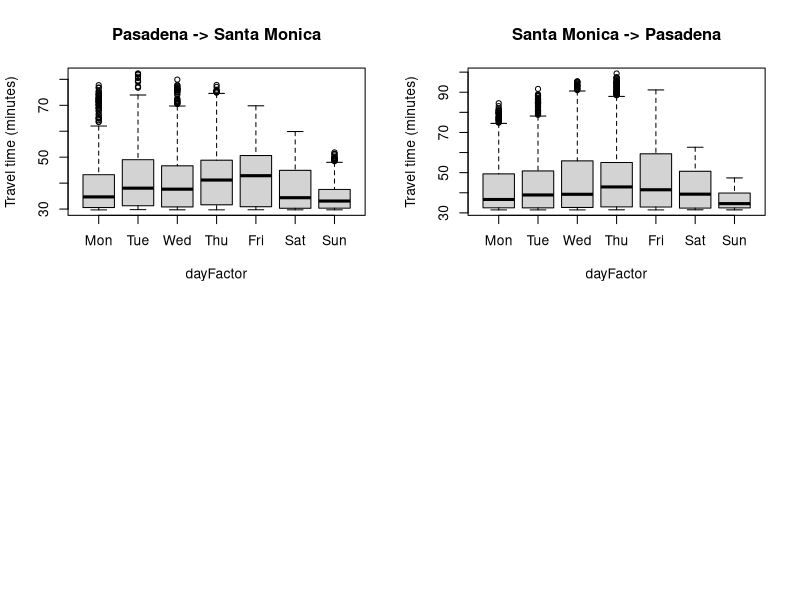
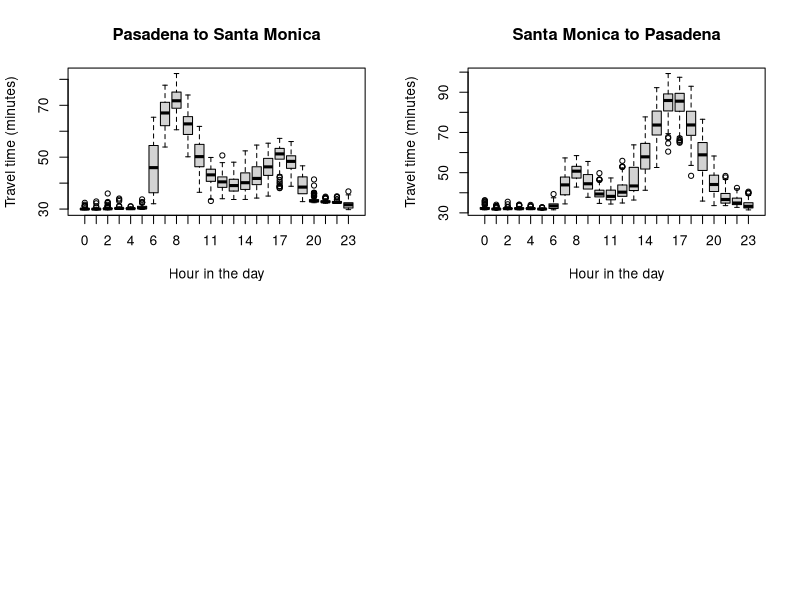
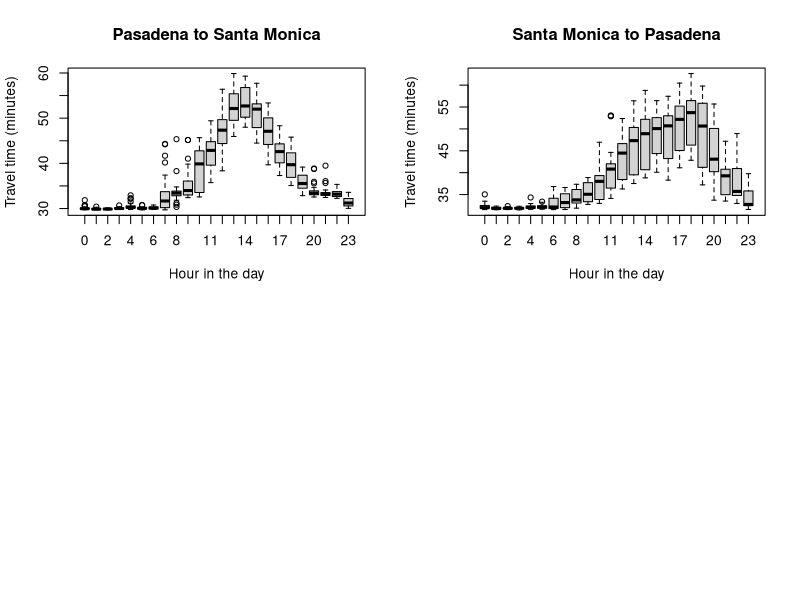

The R source for these figures, in order:
## ---- chunk 1
# read data
data <- read.csv("data.csv", header=TRUE,sep="\t" )
data$dow <- weekdays(as.Date(data$dt))

# find dates bound for data
dtf <- levels(data$dt)
dtfl <- sort(dtf)

 isWeekend <- Vectorize(function(s) {
  return( s == "Saturday" || s == "Sunday")
})

plotBarPlot <- function( d, title) {
  boxplot(travelDurationTraffic/60  ~ hour, 
        xlab = "Hour in the day", ylab = "Travel time (minutes)",
        data = d,main= title)
}

plotWeek <- function(data, title) {
  dayFactor = factor ( data$dow, levels = c("Monday", "Tuesday", "Wednesday", "Thursday", "Friday", "Saturday", "Sunday"))
# abbrevviate day names for labels
abbDays <- lapply( levels(dayFactor), function(s) {substring(s,0,3)} )
  
boxplot( travelDurationTraffic/60 ~ dayFactor, data = data, xlabel="Day of Week",
         names = abbDays,
         ylab="Travel time (minutes)", main = title)
}



fromhome <- data[data$route =="home-to-work",]
fromwork <- data[data$route =="work-to-home",]

weekdayh <- subset(fromhome ,  !isWeekend(dow) )
weekendh <- subset(fromhome ,  isWeekend(dow) )

weekdayw <- subset(fromwork ,  !isWeekend(dow) )
weekendw <- subset(fromwork ,  isWeekend(dow) )

## ---- chunk 2
par(mfrow=c(2,2))
plotWeek(fromhome,"Pasadena -> Santa Monica")
plotWeek(fromwork,"Santa Monica -> Pasadena")
## ---- chunk 3
par(mfrow=c(2,2))
plotBarPlot(weekdayh,"Pasadena to Santa Monica")
plotBarPlot(weekdayw,"Santa Monica to Pasadena")
## ---- chunk 4
par(mfrow=c(2,2))
plotBarPlot(weekendh,"Pasadena to Santa Monica")
plotBarPlot(weekendw,"Santa Monica to Pasadena")
